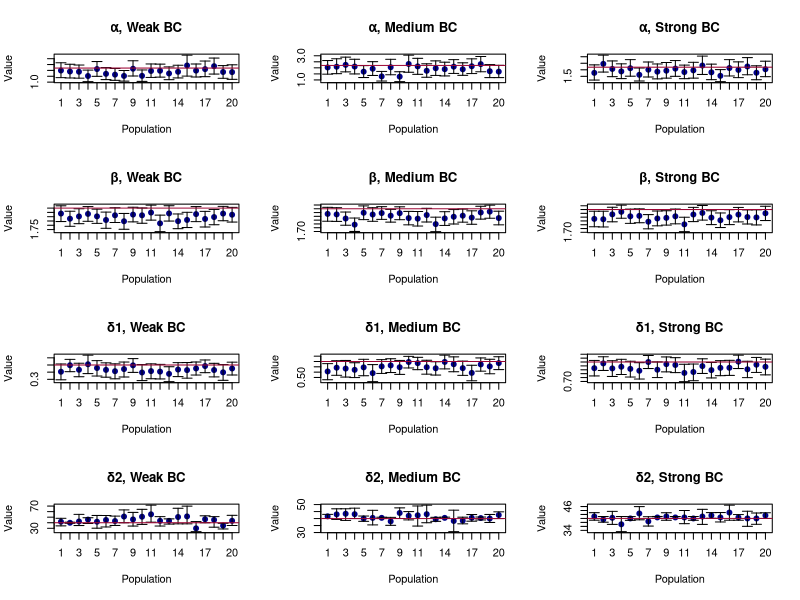
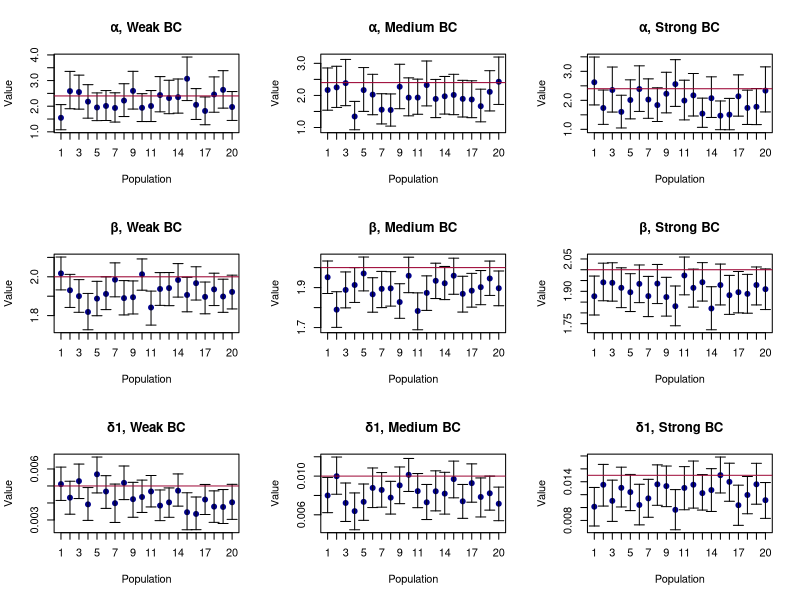
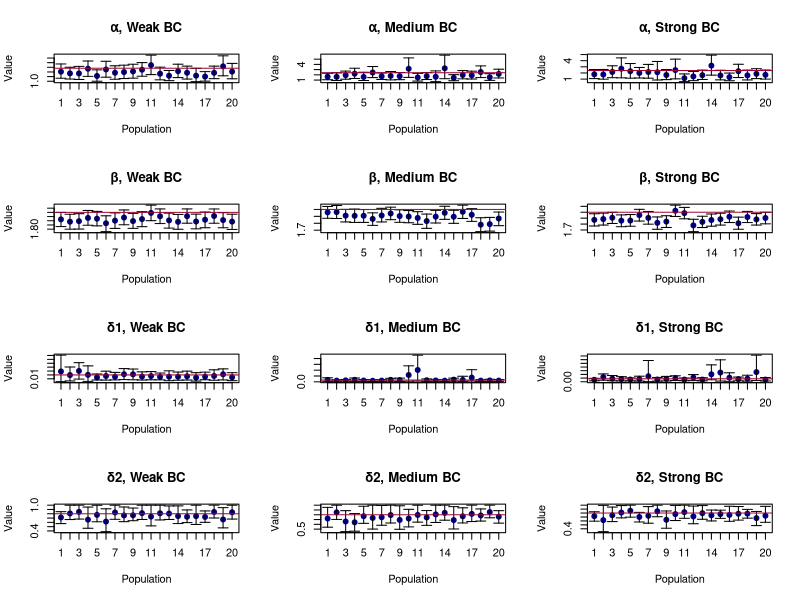
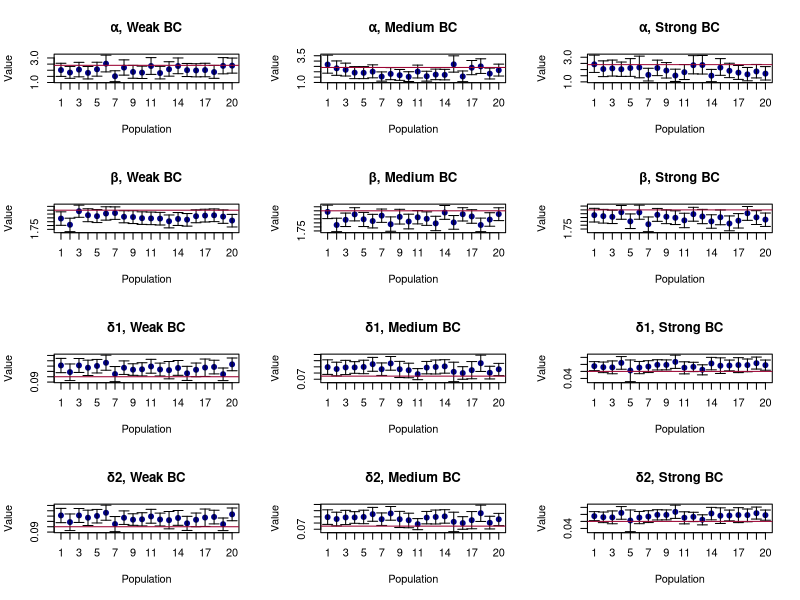

Generate these figures, in order, with R:
# Figure S1

num_pop <- 20
n_ticks <- num_pop

param_estimates <- read.table("output/params_full.txt", sep = ",", fill = T)
names(param_estimates) <- c("param", "median", "lower", "upper", "mod_gen", "mod_fit", "scen", "pop")
param_estimates <- param_estimates[which(param_estimates$mod_gen == param_estimates$mod_fit),]
head(param_estimates)

true_param_values <- read.csv("data/true_param_values.csv", header = T)
head(true_param_values)

param_estimates <- merge(param_estimates, true_param_values, 
                         by = c("param", "mod_gen", "scen"))
head(param_estimates)

scens_mod1a <- unique(param_estimates$scen[which(param_estimates$mod_gen == "mod1a")])
mod1a_w <- param_estimates[which(param_estimates$mod_gen == "mod1a" &
                                   param_estimates$scen == scens_mod1a[1]),]
mod1a_m <- param_estimates[which(param_estimates$mod_gen == "mod1a" &
                                   param_estimates$scen == scens_mod1a[2]),]
mod1a_s <- param_estimates[which(param_estimates$mod_gen == "mod1a" &
                                   param_estimates$scen == scens_mod1a[3]),]

titles <- c(", Weak BC", ", Medium BC", ", Strong BC")

par(mfrow = c(4,3))

for(i in 1:3) {
  mod1a <- param_estimates[which(param_estimates$mod_gen == "mod1a" &
                                   param_estimates$scen == scens_mod1a[i] &
                                   param_estimates$param == "alpha"),]
  t <- titles[i]
  plot(1:n_ticks, mod1a$median, 
       xlab = "Population", ylab= "Value", 
       main= paste0("α", t), 
       col = "darkblue", 
       ylim = c(min(mod1a$lower),
                max(mod1a$upper)), 
       pch = 19,xaxt = "n")
  arrows(1:n_ticks, mod1a$lower, 
         1:n_ticks, mod1a$upper, 
         length=0.05, angle=90, code=3, lwd = 1)
  abline(h = mod1a$true_value[1],
         col = "#9c0534", lwd = 1)
  axis(1, at=1:n_ticks, labels=1:20)
}

for(i in 1:3) {
  mod1a <- param_estimates[which(param_estimates$mod_gen == "mod1a" &
                                   param_estimates$scen == scens_mod1a[i] &
                                   param_estimates$param == "beta"),]
  t <- titles[i]
  plot(1:n_ticks, mod1a$median, 
       xlab = "Population", ylab= "Value", 
       main= paste0("β", t), 
       col = "darkblue", 
       ylim = c(min(mod1a$lower),
                max(mod1a$upper)), 
       pch = 19,xaxt = "n")
  arrows(1:n_ticks, mod1a$lower, 
         1:n_ticks, mod1a$upper, 
         length=0.05, angle=90, code=3, lwd = 1)
  abline(h = mod1a$true_value[1],
         col = "#9c0534", lwd = 1)
  axis(1, at=1:n_ticks, labels=1:20)
}

for(i in 1:3) {
  mod1a <- param_estimates[which(param_estimates$mod_gen == "mod1a" &
                                   param_estimates$scen == scens_mod1a[i] &
                                   param_estimates$param == "delta1"),]
  t <- titles[i]
  plot(1:n_ticks, mod1a$median, 
       xlab = "Population", ylab= "Value", 
       main= paste0("δ1", t), 
       col = "darkblue", 
       ylim = c(min(mod1a$lower),
                max(mod1a$upper)), 
       pch = 19,xaxt = "n")
  arrows(1:n_ticks, mod1a$lower, 
         1:n_ticks, mod1a$upper, 
         length=0.05, angle=90, code=3, lwd = 1)
  abline(h = mod1a$true_value[1],
         col = "#9c0534", lwd = 1)
  axis(1, at=1:n_ticks, labels=1:20)
}

for(i in 1:3) {
  mod1a <- param_estimates[which(param_estimates$mod_gen == "mod1a" &
                                   param_estimates$scen == scens_mod1a[i] &
                                   param_estimates$param == "delta2"),]
  t <- titles[i]
  plot(1:n_ticks, mod1a$median, 
       xlab = "Population", ylab= "Value", 
       main= paste0("δ2", t), 
       col = "darkblue", 
       ylim = c(min(mod1a$lower),
                max(mod1a$upper)), 
       pch = 19,xaxt = "n")
  arrows(1:n_ticks, mod1a$lower, 
         1:n_ticks, mod1a$upper, 
         length=0.05, angle=90, code=3, lwd = 1)
  abline(h = mod1a$true_value[1],
         col = "#9c0534", lwd = 1)
  axis(1, at=1:n_ticks, labels=1:20)
}


# Figure S2

scens_mod2a <- unique(param_estimates$scen[which(param_estimates$mod_gen == "mod2a")])
mod2a_w <- param_estimates[which(param_estimates$mod_gen == "mod2a" &
                                   param_estimates$scen == scens_mod2a[1]),]
mod2a_m <- param_estimates[which(param_estimates$mod_gen == "mod2a" &
                                   param_estimates$scen == scens_mod2a[2]),]
mod2a_s <- param_estimates[which(param_estimates$mod_gen == "mod2a" &
                                   param_estimates$scen == scens_mod2a[3]),]

titles <- c(", Weak BC", ", Medium BC", ", Strong BC")

par(mfrow = c(3,3))

for(i in 1:3) {
  mod2a <- param_estimates[which(param_estimates$mod_gen == "mod2a" &
                                   param_estimates$scen == scens_mod2a[i] &
                                   param_estimates$param == "alpha"),]
  t <- titles[i]
  plot(1:n_ticks, mod2a$median, 
       xlab = "Population", ylab= "Value", 
       main= paste0("α", t), 
       col = "darkblue", 
       ylim = c(min(mod2a$lower),
                max(mod2a$upper)), 
       pch = 19,xaxt = "n")
  arrows(1:n_ticks, mod2a$lower, 
         1:n_ticks, mod2a$upper, 
         length=0.05, angle=90, code=3, lwd = 1)
  abline(h = mod2a$true_value[1],
         col = "#9c0534", lwd = 1)
  axis(1, at=1:n_ticks, labels=1:20)
}

for(i in 1:3) {
  mod2a <- param_estimates[which(param_estimates$mod_gen == "mod2a" &
                                   param_estimates$scen == scens_mod2a[i] &
                                   param_estimates$param == "beta"),]
  t <- titles[i]
  plot(1:n_ticks, mod2a$median, 
       xlab = "Population", ylab= "Value", 
       main= paste0("β", t), 
       col = "darkblue", 
       ylim = c(min(mod2a$lower),
                max(mod2a$upper)), 
       pch = 19,xaxt = "n")
  arrows(1:n_ticks, mod2a$lower, 
         1:n_ticks, mod2a$upper, 
         length=0.05, angle=90, code=3, lwd = 1)
  abline(h = mod2a$true_value[1],
         col = "#9c0534", lwd = 1)
  axis(1, at=1:n_ticks, labels=1:20)
}

for(i in 1:3) {
  mod2a <- param_estimates[which(param_estimates$mod_gen == "mod2a" &
                                   param_estimates$scen == scens_mod2a[i] &
                                   param_estimates$param == "delta1"),]
  t <- titles[i]
  plot(1:n_ticks, mod2a$median, 
       xlab = "Population", ylab= "Value", 
       main= paste0("δ1", t), 
       col = "darkblue", 
       ylim = c(min(mod2a$lower),
                max(mod2a$upper)), 
       pch = 19,xaxt = "n")
  arrows(1:n_ticks, mod2a$lower, 
         1:n_ticks, mod2a$upper, 
         length=0.05, angle=90, code=3, lwd = 1)
  abline(h = mod2a$true_value[1],
         col = "#9c0534", lwd = 1)
  axis(1, at=1:n_ticks, labels=1:20)
}


# Figure S3

scens_mod3a <- unique(param_estimates$scen[which(param_estimates$mod_gen == "mod3a")])
mod3a_w <- param_estimates[which(param_estimates$mod_gen == "mod3a" &
                                   param_estimates$scen == scens_mod3a[1]),]
mod3a_m <- param_estimates[which(param_estimates$mod_gen == "mod3a" &
                                   param_estimates$scen == scens_mod3a[2]),]
mod3a_s <- param_estimates[which(param_estimates$mod_gen == "mod3a" &
                                   param_estimates$scen == scens_mod3a[3]),]

titles <- c(", Weak BC", ", Medium BC", ", Strong BC")

par(mfrow = c(4,3))

for(i in 1:3) {
  mod3a <- param_estimates[which(param_estimates$mod_gen == "mod3a" &
                                   param_estimates$scen == scens_mod3a[i] &
                                   param_estimates$param == "alpha"),]
  t <- titles[i]
  plot(1:n_ticks, mod3a$median, 
       xlab = "Population", ylab= "Value", 
       main= paste0("α", t), 
       col = "darkblue", 
       ylim = c(min(mod3a$lower),
                max(mod3a$upper)), 
       pch = 19,xaxt = "n")
  arrows(1:n_ticks, mod3a$lower, 
         1:n_ticks, mod3a$upper, 
         length=0.05, angle=90, code=3, lwd = 1)
  abline(h = mod3a$true_value[1],
         col = "#9c0534", lwd = 1)
  axis(1, at=1:n_ticks, labels=1:20)
}

for(i in 1:3) {
  mod3a <- param_estimates[which(param_estimates$mod_gen == "mod3a" &
                                   param_estimates$scen == scens_mod3a[i] &
                                   param_estimates$param == "beta"),]
  t <- titles[i]
  plot(1:n_ticks, mod3a$median, 
       xlab = "Population", ylab= "Value", 
       main= paste0("β", t), 
       col = "darkblue", 
       ylim = c(min(mod3a$lower),
                max(mod3a$upper)), 
       pch = 19,xaxt = "n")
  arrows(1:n_ticks, mod3a$lower, 
         1:n_ticks, mod3a$upper, 
         length=0.05, angle=90, code=3, lwd = 1)
  abline(h = mod3a$true_value[1],
         col = "#9c0534", lwd = 1)
  axis(1, at=1:n_ticks, labels=1:20)
}

for(i in 1:3) {
  mod3a <- param_estimates[which(param_estimates$mod_gen == "mod3a" &
                                   param_estimates$scen == scens_mod3a[i] &
                                   param_estimates$param == "delta2"),]
  t <- titles[i]
  plot(1:n_ticks, mod3a$median, 
       xlab = "Population", ylab= "Value", 
       main= paste0("δ1", t), 
       col = "darkblue", 
       ylim = c(min(mod3a$lower),
                max(mod3a$upper)), 
       pch = 19,xaxt = "n")
  arrows(1:n_ticks, mod3a$lower, 
         1:n_ticks, mod3a$upper, 
         length=0.05, angle=90, code=3, lwd = 1)
  abline(h = mod3a$true_value[1],
         col = "#9c0534", lwd = 1)
  axis(1, at=1:n_ticks, labels=1:20)
}

for(i in 1:3) {
  mod3a <- param_estimates[which(param_estimates$mod_gen == "mod3a" &
                                   param_estimates$scen == scens_mod3a[i] &
                                   param_estimates$param == "delta1"),]
  t <- titles[i]
  plot(1:n_ticks, mod3a$median, 
       xlab = "Population", ylab= "Value", 
       main= paste0("δ2", t), 
       col = "darkblue", 
       ylim = c(min(mod3a$lower),
                max(mod3a$upper)), 
       pch = 19,xaxt = "n")
  arrows(1:n_ticks, mod3a$lower, 
         1:n_ticks, mod3a$upper, 
         length=0.05, angle=90, code=3, lwd = 1)
  abline(h = mod3a$true_value[1],
         col = "#9c0534", lwd = 1)
  axis(1, at=1:n_ticks, labels=1:20)
}

# Figure S4

scens_mod4a <- rev(unique(param_estimates$scen[which(param_estimates$mod_gen == "mod4a")]))

titles <- c(", Weak BC", ", Medium BC", ", Strong BC")

par(mfrow = c(4,3))

for(i in 1:3) {
  mod4a <- param_estimates[which(param_estimates$mod_gen == "mod4a" &
                                   param_estimates$scen == scens_mod4a[i] &
                                   param_estimates$param == "alpha"),]
  t <- titles[i]
  plot(1:n_ticks, mod4a$median, 
       xlab = "Population", ylab= "Value", 
       main= paste0("α", t), 
       col = "darkblue", 
       ylim = c(min(mod4a$lower),
                max(mod4a$upper)), 
       pch = 19,xaxt = "n")
  arrows(1:n_ticks, mod4a$lower, 
         1:n_ticks, mod4a$upper, 
         length=0.05, angle=90, code=3, lwd = 1)
  abline(h = mod4a$true_value[1],
         col = "#9c0534", lwd = 1)
  axis(1, at=1:n_ticks, labels=1:20)
}

for(i in 1:3) {
  mod4a <- param_estimates[which(param_estimates$mod_gen == "mod4a" &
                                   param_estimates$scen == scens_mod4a[i] &
                                   param_estimates$param == "beta"),]
  t <- titles[i]
  plot(1:n_ticks, mod4a$median, 
       xlab = "Population", ylab= "Value", 
       main= paste0("β", t), 
       col = "darkblue", 
       ylim = c(min(mod4a$lower),
                max(mod4a$upper)), 
       pch = 19,xaxt = "n")
  arrows(1:n_ticks, mod4a$lower, 
         1:n_ticks, mod4a$upper, 
         length=0.05, angle=90, code=3, lwd = 1)
  abline(h = mod4a$true_value[1],
         col = "#9c0534", lwd = 1)
  axis(1, at=1:n_ticks, labels=1:20)
}

for(i in 1:3) {
  mod4a <- param_estimates[which(param_estimates$mod_gen == "mod4a" &
                                   param_estimates$scen == scens_mod4a[i] &
                                   param_estimates$param == "delta2"),]
  t <- titles[i]
  plot(1:n_ticks, mod4a$median, 
       xlab = "Population", ylab= "Value", 
       main= paste0("δ1", t), 
       col = "darkblue", 
       ylim = c(min(mod4a$lower),
                max(mod4a$upper)), 
       pch = 19,xaxt = "n")
  arrows(1:n_ticks, mod4a$lower, 
         1:n_ticks, mod4a$upper, 
         length=0.05, angle=90, code=3, lwd = 1)
  abline(h = mod4a$true_value[1],
         col = "#9c0534", lwd = 1)
  axis(1, at=1:n_ticks, labels=1:20)
}

for(i in 1:3) {
  mod4a <- param_estimates[which(param_estimates$mod_gen == "mod4a" &
                                   param_estimates$scen == scens_mod4a[i] &
                                   param_estimates$param == "delta2"),]
  t <- titles[i]
  plot(1:n_ticks, mod4a$median, 
       xlab = "Population", ylab= "Value", 
       main= paste0("δ2", t), 
       col = "darkblue", 
       ylim = c(min(mod4a$lower),
                max(mod4a$upper)), 
       pch = 19,xaxt = "n")
  arrows(1:n_ticks, mod4a$lower, 
         1:n_ticks, mod4a$upper, 
         length=0.05, angle=90, code=3, lwd = 1)
  abline(h = mod4a$true_value[1],
         col = "#9c0534", lwd = 1)
  axis(1, at=1:n_ticks, labels=1:20)
}
